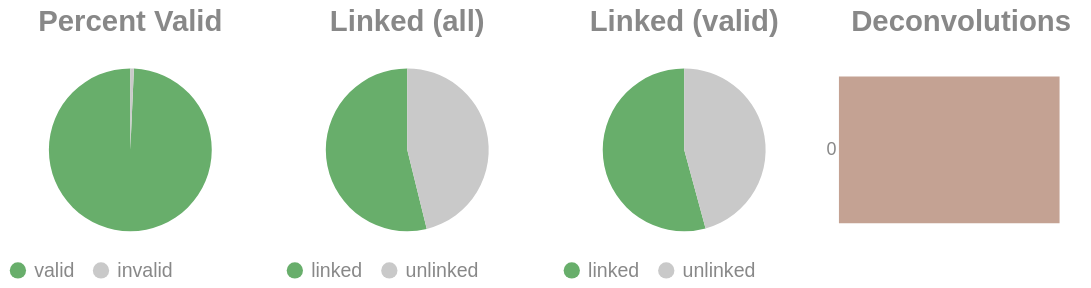

The cell this chart's notebook holds for it:
### Code cell
if SKIPLR:
    pass
else:
    clash = Counter()
    for i in valids['molecule'].to_list():
        _mol = i.split("-")
        if len(_mol) == 1:
            clash.update('0')
        else:
            clash.update(_mol[-1])

    _d = {"deconvolutions": [], 'count': []}
    for k,v in clash.items():
        _d['deconvolutions'].append(k)
        _d['count'].append(v)

    tot_valid = valids['reads'].sum()
    mask = valids['reads'] >= 2
    n_linked_reads = valids.filter(mask)['reads'].sum()
    if n_linked_reads == 0:
        print_html("No linked molecules (>=2 reads) were detected; skipping linked-only distributions.")
        SKIPLR = True
    else:
        perc_valid = round(tot_valid / n_reads, 4)
        linked_perc_abs = round(n_linked_reads / n_reads, 4)
        linked_perc = round(n_linked_reads / tot_valid, 4)

    _valid = pl.DataFrame({"valids": ['valid', 'invalid'], "count": [tot_valid, n_reads - tot_valid]})
    _linked_abs = pl.DataFrame({"linked (absolute)": ['linked', 'unlinked'], "count": [n_linked_reads, n_reads - n_linked_reads]})
    _linked_rel = pl.DataFrame({"linked (valids)": ['linked', 'unlinked'], "count": [n_linked_reads, tot_valid - n_linked_reads]})

    (
        alt.hconcat(
            piechart(_valid, goodval = 'valid', title = "Percent Valid"),
            piechart(_linked_abs, goodval = "linked", title =  "Linked (all)"),
            piechart(_linked_rel, goodval = "linked", title =  "Linked (valid)"),
            convolutionbar(pl.DataFrame(_d), title = "Deconvolutions"),
            center = True,
            bounds = 'flush'
        )
        .resolve_scale(color='independent')
        .resolve_legend('independent')
        .properties(usermeta={'embedOptions': {"actions": False}})
    ).display()

### Figure 1 — Vega-Lite specification as saved in the notebook (floating-point values rounded to 4 significant figures)
{"width": "container", "height": 400, "config": {"title": {"anchor": "start", "dy": -15, "fontSize": 18, "color": "#888888", "subtitleColor": "#888888", "subtitleFontSize": 14}, "arc": {"fill": "#0072B2"}, "axis": {"domainColor": "#888888", "domainWidth": 0.5, "gridWidth": 0.2, "grid": false, "titleFontWeight": 400, "titleFontSize": 15, "labelFontSize": 11, "labelColor": "#888888", "tickColor": "#888888", "tickWidth": 0.2, "titleColor": "#888888"}, "axisBand": {"grid": false}, "axisX": {"grid": true, "tickSize": 10, "domainCap": "round"}, "axisY": {"domain": false, "grid": true, "tickSize": 0, "domainCap": "round"}, "background": "transparent", "header": {"labelFontSize": 15, "labelColor": "#888888", "titleFontSize": 15, "titleFontWeight": 600, "titleColor": "#888888"}, "legend": {"labelFont": "sans-serif", "labelFontSize": 12, "labelColor": "#888888", "symbolSize": 100, "symbolType": "circle", "titleFontSize": 12, "titlePadding": 10, "titleColor": "#888888", "title": null}, "range": {"category": ["#E69F00", "#56B4E9", "#009E73", "#F0E442", "#0072B2", "#D55E00", "#CC79A7", "#000000"], "diverging": ["#cfe8f3", "#a2d4ec", "#73bfe2", "#46abdb", "#1696d2", "#12719e"]}, "area": {"fill": "#0072B2", "fillOpacity": 0.7, "line": true, "strokeOpacity": 0.7}, "line": {"color": "#0072B2", "stroke": "#0072B2", "strokeWidth": 2}, "trail": {"color": "#0072B2", "stroke": "#0072B2", "strokeWidth": 0, "size": 1}, "point": {"filled": true, "fillOpacity": 1.0, "size": 95}, "text": {"color": "#888888", "fontSize": 11, "align": "right", "fontWeight": 400, "size": 11}, "bar": {"fill": "#0072B2", "stroke": null}, "view": {"stroke": null, "continuousWidth": 660, "continuousHeight": 400}}, "hconcat": [{"data": {"name": "data-be68da0dbbb493c6ec9c74e197ac5a76"}, "mark": {"type": "arc"}, "encoding": {"color": {"field": "valids", "legend": {"orient": "bottom", "title": null}, "scale": {"domain": ["valid", "invalid"], "range": ["#68ae6b", "#C9C9C9"]}, "title": "Valids", "type": "nominal"}, "theta": {"field": "count", "type": "quantitative"}, "tooltip": [{"field": "valids", "title": "Valids", "type": "ordinal"}, {"field": "percent", "format": ".2%", "title": "Percent", "type": "quantitative"}, {"field": "count", "title": "Count", "type": "quantitative"}]}, "height": 100, "title": {"text": "Percent Valid", "align": "center", "anchor": "middle"}, "transform": [{"calculate": "datum.count / 4963100", "as": "percent"}], "width": 150}, {"data": {"name": "data-7587d98cded3a71109acb9f98a82a3dd"}, "mark": {"type": "arc"}, "encoding": {"color": {"field": "linked (absolute)", "legend": {"orient": "bottom", "title": null}, "scale": {"domain": ["linked", "unlinked"], "range": ["#68ae6b", "#C9C9C9"]}, "title": "Linked (Absolute)", "type": "nominal"}, "theta": {"field": "count", "type": "quantitative"}, "tooltip": [{"field": "linked (absolute)", "title": "Linked (Absolute)", "type": "ordinal"}, {"field": "percent", "format": ".2%", "title": "Percent", "type": "quantitative"}, {"field": "count", "title": "Count", "type": "quantitative"}]}, "height": 100, "title": {"text": "Linked (all)", "align": "center", "anchor": "middle"}, "transform": [{"calculate": "datum.count / 4963100", "as": "percent"}], "width": 150}, {"data": {"name": "data-89657f7f23b9908f8b98aca85091bb2d"}, "mark": {"type": "arc"}, "encoding": {"color": {"field": "linked (valids)", "legend": {"orient": "bottom", "title": null}, "scale": {"domain": ["linked", "unlinked"], "range": ["#68ae6b", "#C9C9C9"]}, "title": "Linked (Valids)", "type": "nominal"}, "theta": {"field": "count", "type": "quantitative"}, "tooltip": [{"field": "linked (valids)", "title": "Linked (Valids)", "type": "ordinal"}, {"field": "percent", "format": ".2%", "title": "Percent", "type": "quantitative"}, {"field": "count", "title": "Count", "type": "quantitative"}]}, "height": 100, "title": {"text": "Linked (valid)", "align": "center", "anchor": "middle"}, "transform": [{"calculate": "datum.count / 4928143", "as": "percent"}], "width": 150}, {"data": {"name": "data-3059f11e02bc8291759faa0191d4b990"}, "mark": {"type": "bar"}, "encoding": {"color": {"field": "deconvolutions", "legend": null, "scale": {"scheme": "lightgreyred"}, "type": "nominal"}, "tooltip": [{"field": "deconvolutions", "title": "Deconvolutions", "type": "ordinal"}, {"field": "percent", "format": ".2%", "title": "Percent", "type": "quantitative"}, {"field": "count", "title": "Count", "type": "quantitative"}], "x": {"axis": null, "field": "count", "type": "quantitative"}, "y": {"field": "deconvolutions", "sort": "ascending", "title": null, "type": "nominal"}}, "height": 100, "title": {"text": "Deconvolutions", "align": "center", "anchor": "middle"}, "transform": [{"calculate": "datum.count / 3160261", "as": "percent"}], "width": 150}], "bounds": "flush", "center": true, "resolve": {"legend": {"angle": "independent"}, "scale": {"color": "independent"}}, "usermeta": {"embedOptions": {"actions": false}}, "$schema": "https://vega.github.io/schema/vega-lite/v6.1.0.json", "datasets": {"data-be68da0dbbb493c6ec9c74e197ac5a76": [{"valids": "valid", "count": 4928143}, {"valids": "invalid", "count": 34957}], "data-7587d98cded3a71109acb9f98a82a3dd": [{"linked (absolute)": "linked", "count": 2672744}, {"linked (absolute)": "unlinked", "count": 2290356}], "data-89657f7f23b9908f8b98aca85091bb2d": [{"linked (valids)": "linked", "count": 2672744}, {"linked (valids)": "unlinked", "count": 2255399}], "data-3059f11e02bc8291759faa0191d4b990": [{"deconvolutions": "0", "count": 3160261}]}}
